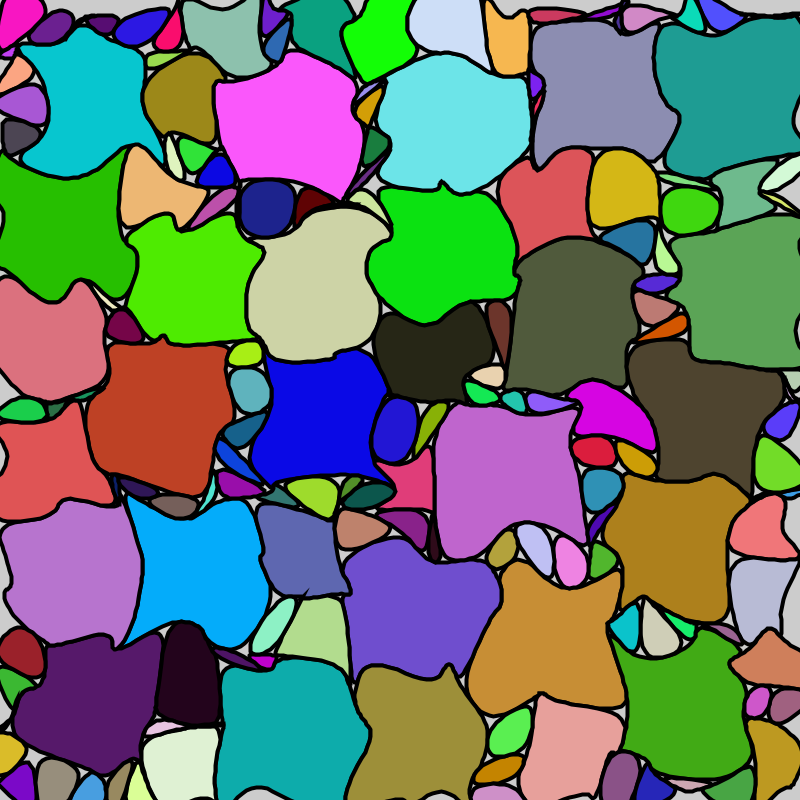
Frame 1 (no input)
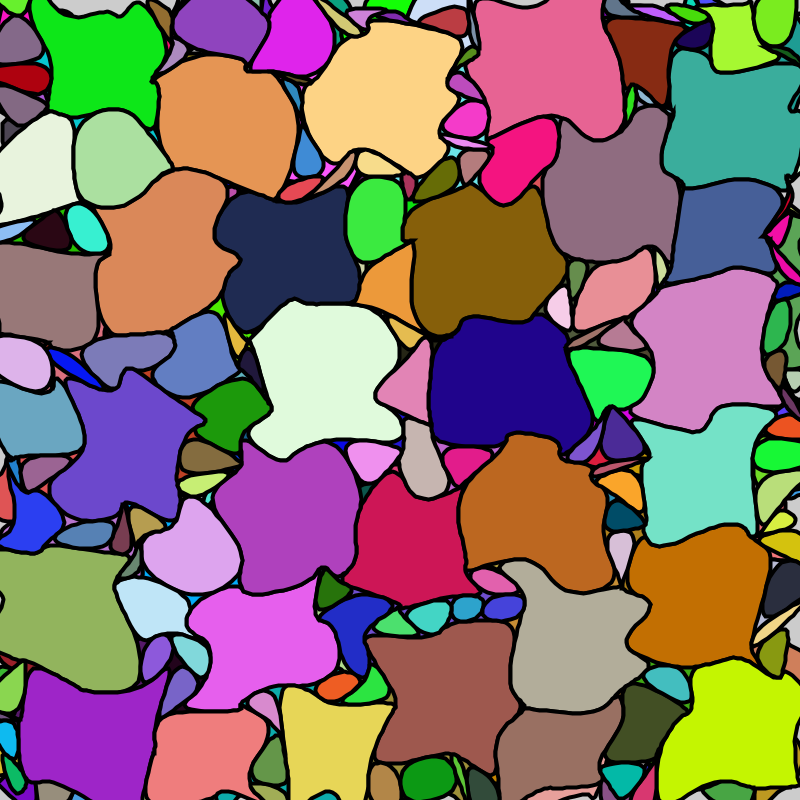
Frame 2 (the mouse pressed at the canvas centre, redrawn once)

The Processing sketch that drew these frames (run headless with seeded random() and noise(); the mouse was pressed at the canvas centre and the sketch redrawn once):

// Processing sketch: sketch_20200702_jelly_tiling
// ── sketch_20200702_jelly_tiling.pde
int[] sizes = {4, 3, 2, 1}; // make sure that 1 is in the array
int g = 25;
float s;


float[] vec_mag_range = {0.4, 0.8};
PVector[] randVecs = new PVector[(g + 1) * (g + 1)];

void setup() {
  size(800, 800);
  s = width / g;
}

void draw() {
  noLoop();
  stroke(0);
  strokeWeight(4);

  // Generate square tiling of grid.
  ArrayList<Cell> cells = tiling();

  // Initialize Random Vectors
  for (int i = 0; i < randVecs.length; i++) {
    randVecs[i] = PVector.random2D().setMag(random(vec_mag_range[0], vec_mag_range[1]));
  }

  // Display Cells
  for (Cell cell : cells) {
    // Get jagged perimeter
    PVector[] points = cell.getPerimPoints();
    // Smooth the corners
    PVector[] ch = chaikinLoop(points, 3);
    
    fill((int) random(255), (int) random(255), (int) random(255));
    beginShape();
    for (PVector p : ch) {
      vertex(p.x, p.y);
    }
    endShape(CLOSE);
  }
}

// ── cell.pde
class Cell {
  int x, y, w, h;

  Cell(int x, int y, int w, int h) {
    this.x = x;
    this.y = y;
    this.w = w;
    this.h = h;
  }

  PVector[] getPerimPoints() {
    PVector[] points = new PVector[this.w * 4];
    int[][] dirs = {{1, 0}, {0, 1}, {-1, 0}, {0, -1}};
    int[] pos = {0, 0};

    for (int j = 0; j<4; j++) {
      int[] d = dirs[j];
      for (int i = 0; i < this.w; i++) {
        int idx = (this.y + pos[1]) * (g + 1) + (this.x + pos[0]);
        PVector vec = randVecs[idx];

        points[(j * this.w) + i] = new PVector((this.x + pos[0] + vec.x) * s, (this.y + pos[1] + vec.y) * s);
        pos[0] += d[0];
        pos[1] += d[1];
      }
    }
    
    return points;
  }
}

// ── chaikin.pde
PVector[] chaikinLoop(PVector[] points, int n) {
  PVector[] prev;
  PVector[] ch = points;

  for (int it = 0; it < n; it++) {
    prev = ch;
    ch = new PVector[2 * prev.length];
    for (int i = 0; i < prev.length; i++) {
      PVector p1 = prev[i];
      PVector p2 = prev[(i + 1) % prev.length];
      PVector d = PVector.sub(p2, p1);

      ch[2 * i] = d.copy().mult(0.25).add(p1);
      ch[2 * i + 1] = d.copy().mult(0.75).add(p1);
    }
  }

  return ch;
}

// ── tiling.pde
int[] generateShuffledIndicies(int count) {
  int[] values = new int[count];
  int[] indicies = new int[count];
  int[] shuffled = new int[count];

  for (int i = 0; i < count; i++) {
    indicies[i] = i;
    values[i] = i;
  }

  int end = indicies.length;
  for (int i = 0; i < count; i++) {
    int idx_idx = (int) random(0, end);
    int idx = indicies[idx_idx];
    shuffled[i] = values[idx];

    indicies[idx_idx] = indicies[end - 1];
    end -= 1;
  }

  return shuffled;
}

ArrayList<Cell> tiling() {
  ArrayList<Cell> cells = new ArrayList<Cell>();
  int[] shuffledIndicies = generateShuffledIndicies(g * g);
  int[] maxSizes = new int[g * g];

  for (int i = 0; i < g * g; i++) {
    int x = i % g;
    int y = floor(i / g);

    maxSizes[i] = min(
      sizes[0],
      g - x,
      g - y
      );
  }

  for (int size : sizes) {
    for (int idx : shuffledIndicies) {
      if (maxSizes[idx] < size) continue;

      int x = idx % g;
      int y = floor(idx / g);

      cells.add(new Cell(x, y, size, size));

      for (int _x = max(0, x - size); _x < min(g, x + size); _x++) {
        for (int _y = max(0, y - size); _y < min(g, y + size); _y++) {
          int _idx = _y * g + _x;
          maxSizes[_idx] = min(
            maxSizes[_idx],
            constrain(max(x - _x, y - _y), 0, sizes[0])
            );
        }
      }
    }
  }

  return cells;
}
